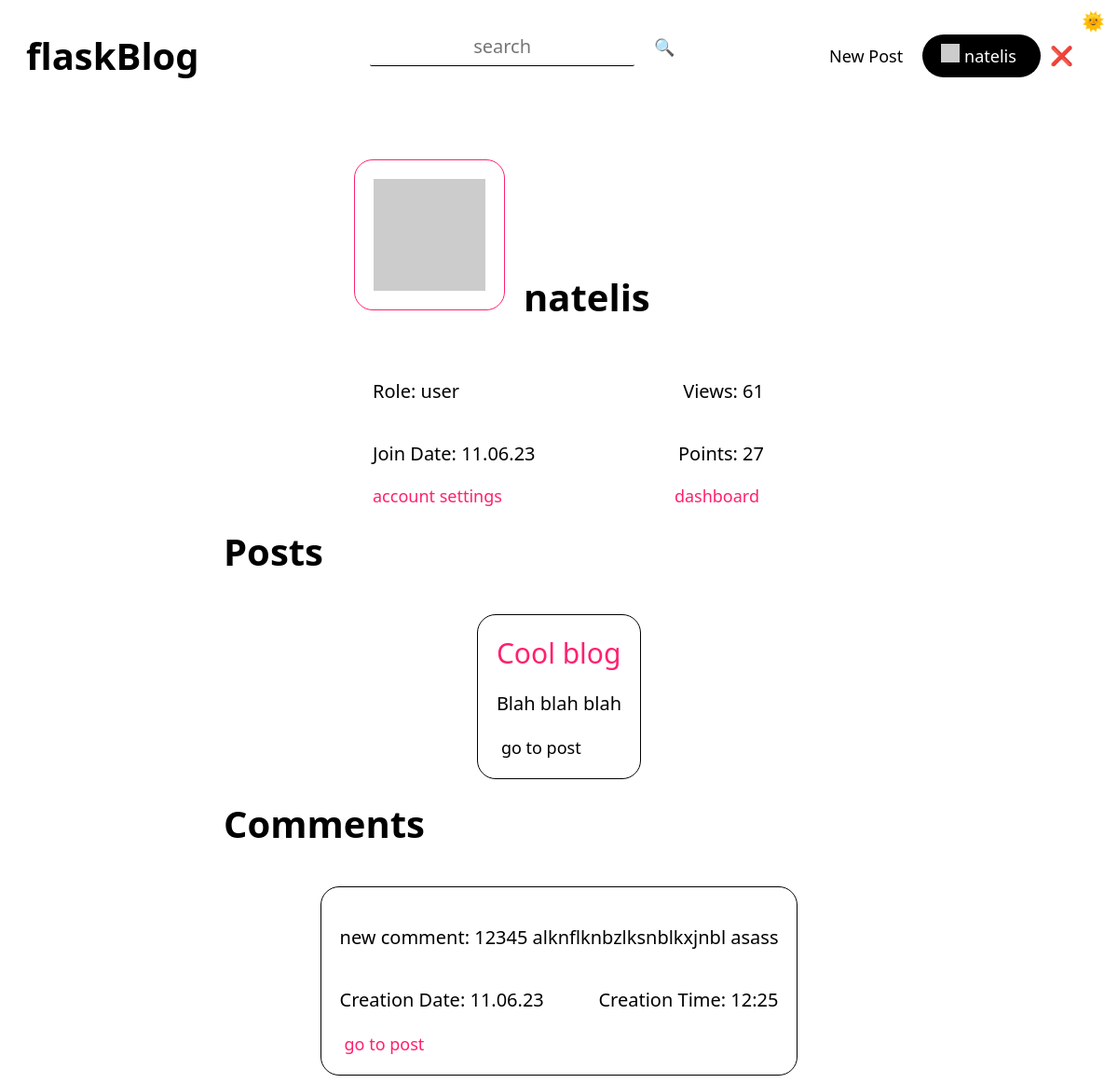
Page /user/natelis (signed in) on the earlier database version.
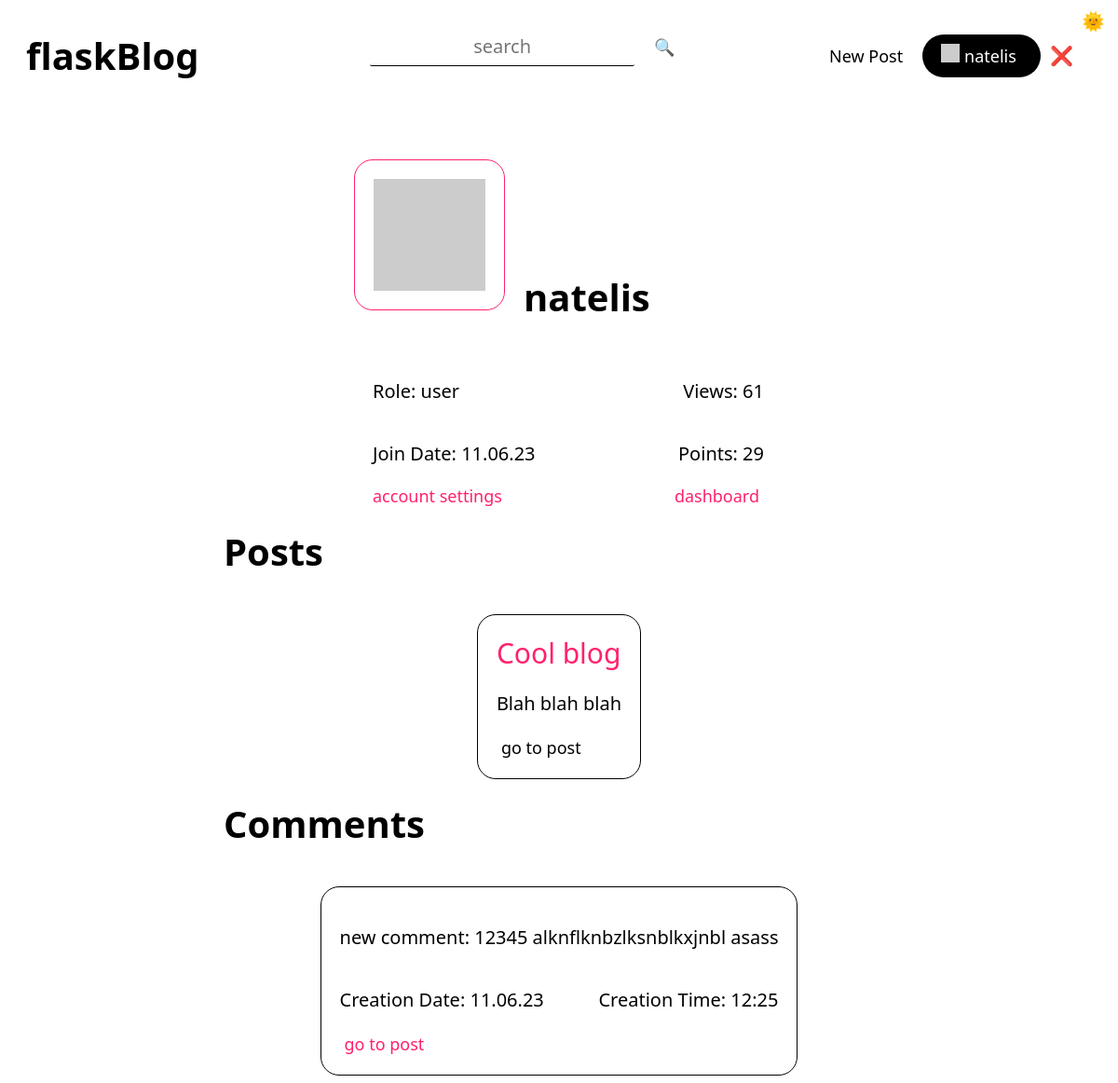
Same page on the later database version.
### tables this page shows
CREATE TABLE "Users" (
	"userID"	INTEGER NOT NULL UNIQUE,
	"userName"	TEXT UNIQUE,
	"email"	TEXT UNIQUE,
	"password"	TEXT,
	"profilePicture"	TEXT,
	"role"	TEXT,
	"points"	INTEGER,
	"creationDate"	TEXT,
	"creationTime"	TEXT,
	PRIMARY KEY("userID" AUTOINCREMENT)
);

### routes/user.py (the view)
@userBlueprint.route("/user/<userName>")
def user(userName):
    connection = sqlite3.connect(USERS_DB)
    cursor = connection.cursor()
    cursor.execute("select userName from users")
    users = cursor.fetchall()
    match str(userName).lower() in str(users).lower():
        case True:
            message("2", f'USER: "{userName}" FOUND')
            cursor.execute(
                f'select * from users where lower(userName) = "{userName}"')
            user = cursor.fetchone()
            connection = sqlite3.connect(POSTS_DB)
            cursor = connection.cursor()
            cursor.execute(
                f'select views from posts where author = "{user[1]}"')
            viewsData = cursor.fetchall()
            views = 0
            for view in viewsData:
                views += int(view[0])
            cursor.execute(f'select * from posts where author = "{user[1]}"')
            posts = cursor.fetchall()
            connection = sqlite3.connect(COMMENTS_DB)
            cursor = connection.cursor()
            cursor.execute(
                f'select * from comments where lower(user) = "{userName.lower()}"'
            )
            comments = cursor.fetchall()
            if posts:
                showPosts = True
            elif not posts:
                showPosts = False
            if comments:
                showComments = True
            elif not comments:
                showComments = False
            message("2", f'USER: "{userName}"s PAGE LOADED')
            return render_template(
                "user.html",
                user=user,
                views=views,
                posts=posts,
                comments=comments,
                showPosts=showPosts,
                showComments=showComments,
            )
        case _:
            message("1", f'USER: "{userName}" NOT FOUND')
            return render_template("404.html")

### app.py (called while the page is built)
@app.context_processor
def utility_processor():
    getProfilePicture
    return dict(getProfilePicture=getProfilePicture)

### helpers.py (called while the page is built)
def currentDate():
    return datetime.now().strftime("%d.%m.%y")

def currentTime(seconds=False):
    match seconds:
        case False:
            return datetime.now().strftime("%H:%M")
        case True:
            return datetime.now().strftime("%H:%M:%S")

def message(color, message):
    print(
        f"\n\033[94m[{currentDate()}\033[0m"
        f"\033[95m {currentTime(True)}]\033[0m"
        f"\033[9{color}m {message}\033[0m\n"
    )
    logFile = open("log.log", "a")
    logFile.write(f"[{currentDate()}" f"|{currentTime(True)}]" f" {message}\n")
    logFile.close()

def getProfilePicture(userName):
    connection = sqlite3.connect(USERS_DB)
    cursor = connection.cursor()
    cursor.execute(
        f'select profilePicture from users where lower(userName) = "{userName.lower()}"'
    )
    return cursor.fetchone()[0]

### templates/user.html (shortened to what this page needs)
{% extends 'layout.html'%} {%block head%}
<link
  rel="stylesheet"
  href="{{ url_for('static', filename='css/index.css') }}"
/>
<link
  rel="stylesheet"
  href="{{ url_for('static', filename='css/user.css') }}"
/>
{% endblock head %} {%block body%}
<div class="container">
  <div class="userContainer">
    <section class="head">
      <img src="{{user[4]}}" alt="{{user[1]}}" class="userProfilePicture" />
      <h2 class="userName">{{user[1]}}</h2>
    </section>
    <section class="stats">
      <p class="userRole">Role: {{user[5]}}</p>
      <p class="userViews">Views: {{views}}</p>
    </section>
    <section class="stats">
      <p class="userCreationDate">Join Date: {{user[7]}}</p>
      <p class="userPoint">Points: {{user[6]}}</p>
    </section>
    <section class="stats">
      {% if session["userName"] == user[1] %}
      <a href="/accountsettings" class="btn btnLink textPrimary"
        >account settings</a
      >
      <a href="/dashboard/{{user[1]}}" class="btn btnLink textPrimary"
        >dashboard</a
      >
      {% endif %}
    </section>
  </div>
  {% if showPosts %}
  <h1 class="postsText">Posts</h1>
  {% for post in posts %}
  <div class="post centeredHorizontally">
    <a class="title textPrimary" href="/post/{{post[0]}}">{{post[1]}}</a>
    <div class="content" tag="content">{{post[3]|safe}}</div>
    <a href="/post/{{post[0]}}" class="btn btnLink">go to post</a>
  </div>
  {% endfor %} {% endif %} {% if showComments %}
  <h1 class="commentsText">Comments</h1>
  {% for comment in comments %}
  <div class="post centeredHorizontally">
    <div class="content" tag="content">{{comment[2]|safe}}</div>
    <section class="comment">
      <p class="commentCreationDate">Creation Date: {{comment[4]}}</p>
      <p class="commentCreationTime">Creation Time: {{comment[5]}}</p>
    </section>
    <a href="/post/{{comment[1]}}" class="btn btnLink textPrimary"
      >go to post</a
    >
  </div>
  {% endfor %} {% endif %}
</div>
{% endblock body %}

### templates/navbar.html (shortened to what this page needs)
<link
  rel="stylesheet"
  href="{{ url_for('static', filename='css/navbar.css') }}"
/>
<div class="navbar">
  <a href="/"><h1 class="btn btnLink btnHome">flaskBlog</h1></a>
  <div class="searchBar">
    <input
      type="text"
      id="searchInput"
      class="input"
      autocomplete="off"
      placeholder="search"
    /><button onclick="search()" class="btn">🔍</button>
  </div>
  <div class="btns">
    {% if session["userName"] %}
    <a href="/createpost">
      <button class="btn btnLink">New Post</button>
    </a>
    <a href="/user/{{session['userName'].lower()}}">
      <div class="btn btnPrimary user">
        <img
          class="profilePicture"
          src="{{ getProfilePicture(session['userName']) }}"
        />
        <button class="btn profileText">{{session["userName"]}}</button>
      </div>
    </a>
    <a href="/logout" title="logout">❌</a>
    {% elif hideLogin %}
    <a href="/signup"><button class="btn btnLink">Sign Up</button></a>
    {% elif hideSignUp %}
    <a href="/login/redirect=&"><button class="btn btnLink">Login</button></a>
    {%else%}
    <a href="/login/redirect=&"><button class="btn btnLink">Login</button></a>
    <a href="/signup"><button class="btn btnPrimary">Sign Up</button></a>
    {% endif %}
  </div>
</div>

Differences in the rows shown:
changed Users "natelis": points "27" → "29"
